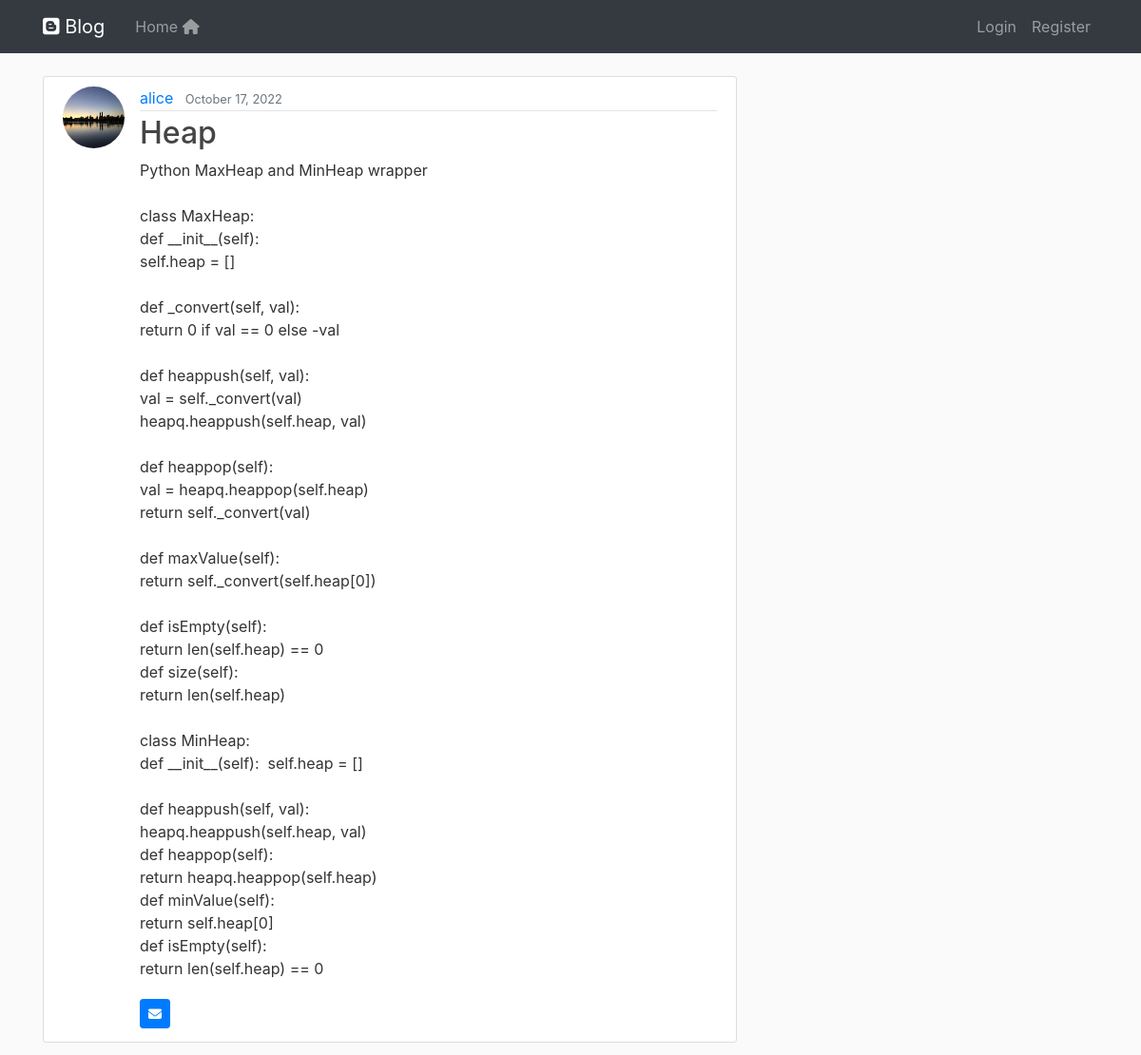
The app's page /post/48/, older data.
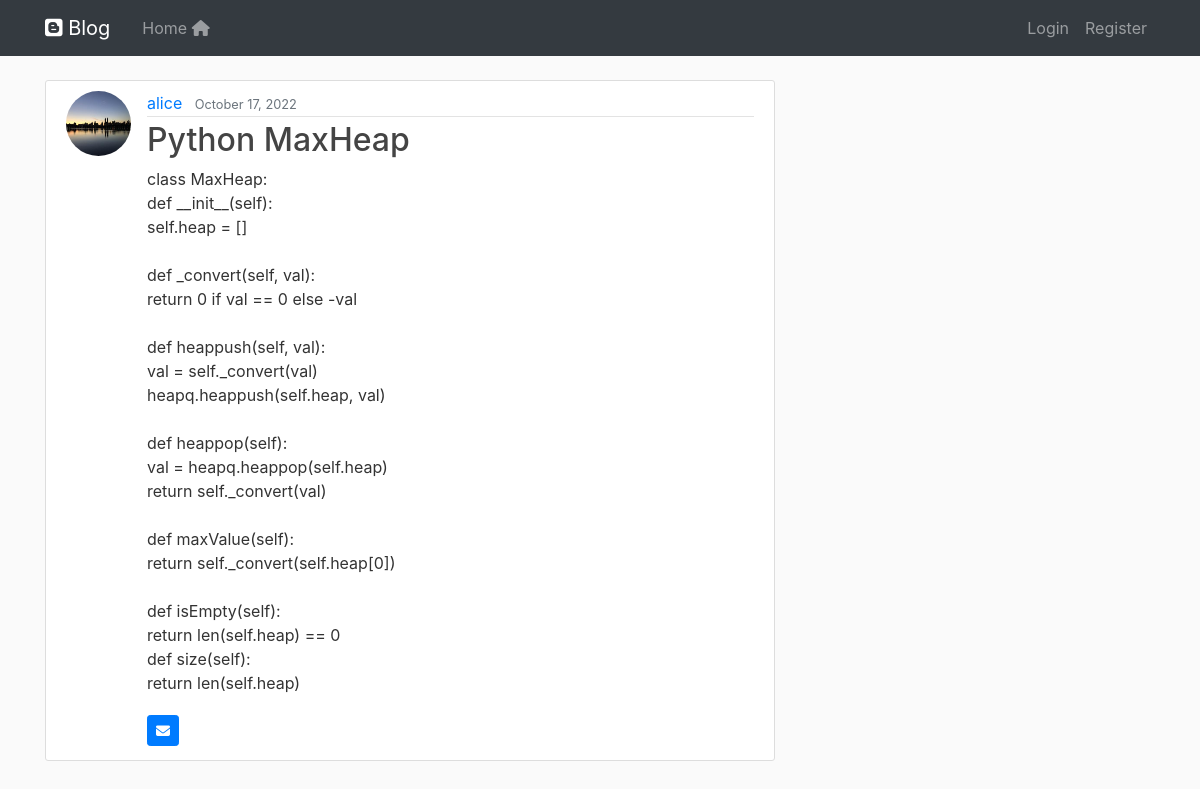
The same page, newer data.
### blog/models.py (models this page shows, shortened)
class Post(models.Model):
    title = models.CharField(max_length=100)
    content = models.TextField()
    date_posted = models.DateTimeField(default=timezone.now)
    author = models.ForeignKey(User, on_delete= models.CASCADE)

### users/models.py (models this page shows, shortened)
class Profile(models.Model):
    user = models.OneToOneField(User, on_delete= models.CASCADE)
    image = models.ImageField(default = 'default.jpg', upload_to='profile_pics')

### blog/views.py (the view)
# urls.py: path('post/<int:pk>/', PostDetailView.as_view(), name='post-detail'),
class PostDetailView(DetailView):
    model = Post
    fields = ["title", "content"]

### blog/templates/blog/post_detail.html (shortened to what this page needs)
{% extends "blog/base.html" %}
{% block content %}
    <article class="media content-section">
        <img class="rounded-circle article-img" src="{{ object.author.profile.image.url}}"/>
        <div class="media-body">
        <div class="article-metadata">
            <a class="mr-2" href="{% url 'user-posts' object.author.username %}">{{ object.author }}</a>
            <small class="text-muted">{{ object.date_posted|date:"F d, Y" }}</small>
        </div>
        <h2 class="article-title">{{ object.title }}</h2>
        <p class="article-content">{{ object.content }}</p>
        <a class="btn btn-primary  btn-sm mt-1 mb-1" data-toggle="tooltip" data-placement="right" title="Send to your email" href="{% url 'send-email' object.id %}">
            <i class="fa-solid fa-envelope"></i>
        </a>
        </div>
    </article>
{% endblock content %}

Row changes from the older to the newer data that the page shows:
changed Post "alice": title "Heap" → "Python MaxHeap"; content "Python MaxHeap and MinHeap wrapper class MaxHeap: def __init__(self): self.heap = [] def _convert(self, val): return 0 if val == 0 else -val def heappush(self, val): val = self._convert(val) heapq.heappush(self.heap, val) def heappop(self): val = heapq.heappop(self.heap) return self._convert(val) def maxValue(self): return self._convert(self.heap[0]) def isEmpty(self): return len(self.heap) == 0 def size(self): return len(self.heap) class MinHeap: def __init__(self): self.heap = [] def heappush(self, val): heapq.heappush(self.heap, val) def heappop(self): return heapq.heappop(self.heap) def minValue(self): return self.heap[0] def isEmpty(self): return len(self.heap) == 0" → "class MaxHeap: def __init__(self): self.heap = [] def _convert(self, val): return 0 if val == 0 else -val def heappush(self, val): val = self._convert(val) heapq.heappush(self.heap, val) def heappop(self): val = heapq.heappop(self.heap) return self._convert(val) def maxValue(self): return self._convert(self.heap[0]) def isEmpty(self): return len(self.heap) == 0 def size(self): return len(self.heap)"
